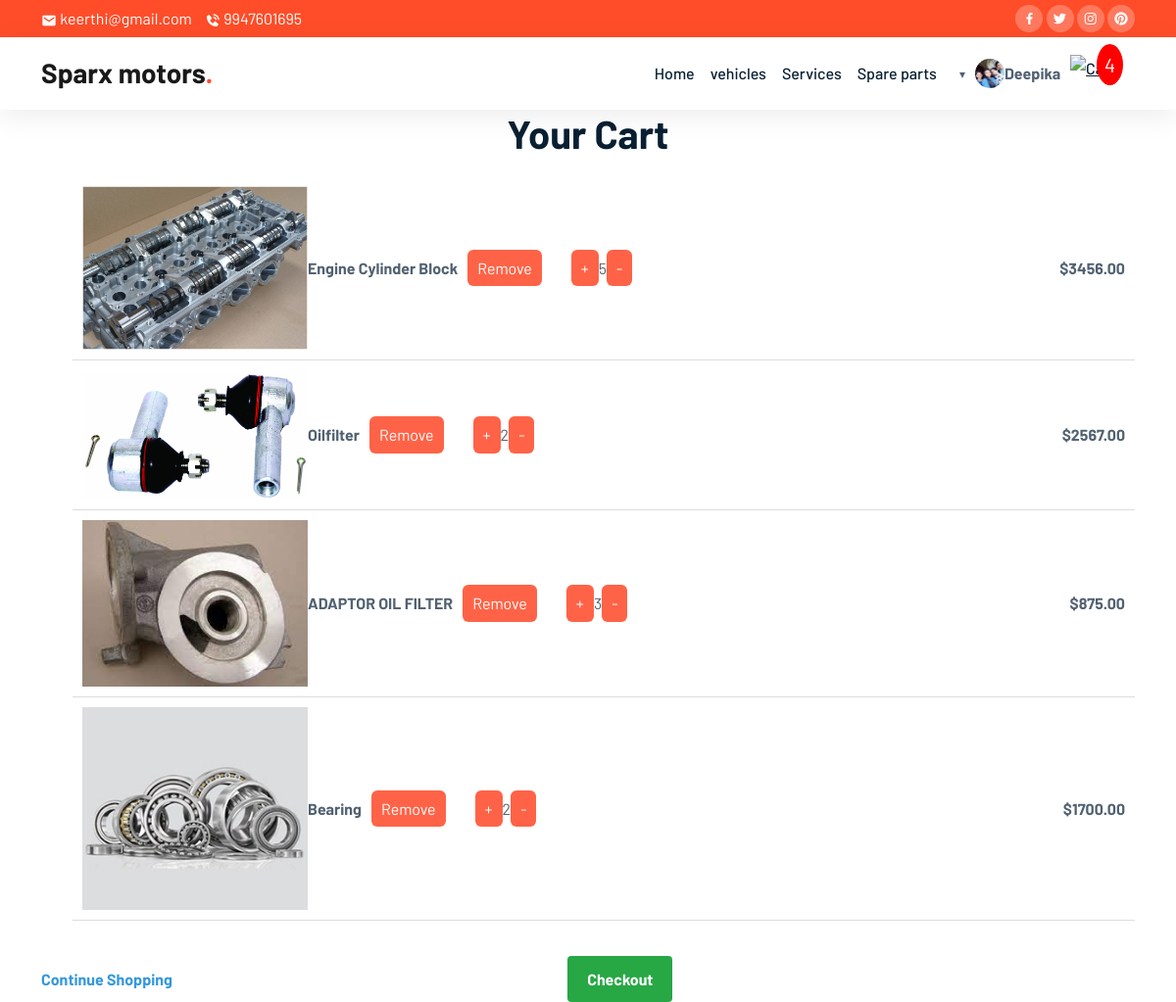
/view_cart/ (signed in), run on the app's committed database.
### partsapp/models.py (models this page shows, shortened)
class UserProfile(models.Model):
    user = models.OneToOneField(CustomUser, on_delete=models.CASCADE)
    image = models.ImageField(upload_to='profile_images/', blank=True, null=True)
    first_name = models.CharField(max_length=255, blank=True, null=True)
    last_name = models.CharField(max_length=255, blank=True, null=True)
    phone_number = models.CharField(max_length=15, blank=True, null=True)
    address = models.TextField(blank=True, null=True)
    pincode = models.CharField(max_length=10, blank=True, null=True)
    city = models.CharField(max_length=50, blank=True, null=True)
    state = models.CharField(max_length=50, blank=True, null=True)

class CustomUser(AbstractUser):
    phone_number = models.CharField(max_length=15, blank=True, null=True)
    address = models.TextField(blank=True)
    role = models.CharField(max_length=100,default="")

class CartItem1(models.Model):
    cart = models.ForeignKey('Cart', on_delete=models.CASCADE)
    product = models.ForeignKey('Parts', on_delete=models.CASCADE)
    quantity = models.PositiveIntegerField(default=1)

class Parts(models.Model):
    partsname = models.CharField(max_length=100)
    description = models.TextField()
    price = models.DecimalField(max_digits=10, decimal_places=2)
    parts_image = models.ImageField(upload_to='part_images/')
    quantity = models.PositiveIntegerField(default=0)
    categories = models.CharField(max_length=100, null=True, blank=True, default='Uncategorized')
    discount = models.DecimalField(max_digits=5, decimal_places=2, default=0.0)
    additional_details = models.TextField(blank=True, null=True)

### partsapp/views.py (the view)
# urls.py: path('view_cart/', views.view_cart, name='view_cart'),
@login_required(login_url='login')
def view_cart(request):
    user_profile = UserProfile.objects.get(user=request.user)
    cart = request.user.cart
    cart_items = CartItem1.objects.filter(cart=cart)
    return render(request, 'view_cart.html', {'cart_items': cart_items,'user_profile': user_profile,})

### templates/view_cart.html (shortened to what this page needs)
{% load static %}
<!doctype html>
<html lang="en">
<head>
    <link rel="stylesheet" href="{% static 'css/bootstrap.min.css' %}">
    <link rel="stylesheet" href="{% static 'css/owl.carousel.min.css' %}">
    <link rel="stylesheet" href="{% static 'css/owl.theme.default.min.css' %}">
    <link href='https://unpkg.com/boxicons@2.1.1/css/boxicons.min.css' rel='stylesheet'>
    <link rel="stylesheet" href="{% static 'css/style.css' %}">
    <link href="https://cdnjs.cloudflare.com/ajax/libs/font-awesome/5.15.4/css/all.min.css" rel="stylesheet">
</head>
<body data-bs-spy="scroll" data-bs-target=".navbar" data-bs-offset="70">
    <div class="top-nav" id="home">
        <div class="container">
            <div class="row justify-content-between">
                <div class="col-auto">
                    <p> <i class='bx bxs-envelope'></i> keerthi@gmail.com</p>
                    <p> <i class='bx bxs-phone-call'></i> 9947601695</p>
                </div>
                <div class="col-auto social-icons">
                    <a href="#"><i class='bx bxl-facebook'></i></a>
                    <a href="#"><i class='bx bxl-twitter'></i></a>
                    <a href="#"><i class='bx bxl-instagram'></i></a>
                    <a href="#"><i class='bx bxl-pinterest'></i></a>
                </div>
            </div>
        </div>
    </div>
    <nav class="navbar navbar-expand-lg navbar-light bg-white sticky-top">
        <div class="container">
            <a class="navbar-brand" href="#">Sparx motors<span class="dot">.</span></a>
            <div class="collapse navbar-collapse" id="navbarNav">
                <ul class="navbar-nav ms-auto">
                {% if user.is_authenticated %}
                    <li class="nav-item">
                        <a class="nav-link" href="#home">Home</a>
                    </li>
                    <li class="nav-item">
                        <a class="nav-link" href="#about">vehicles</a>
                    </li>
                    <li class="nav-item">
                        <a class="nav-link" href="{% url 'booking' %}">Services</a>
                    </li>
                    <li class="nav-item">
                        <a class="nav-link">Spare parts</a>
                    </li>
                    <li class="nav-item" style="display: flex; align-items: center;">
                        <div id="user-dropdown" class="user-profile">
                            {% if request.session.profile_image_updated %}
                                <img src="{{ user_profile.image.url }}" alt="" class="profile-image">
                            {% else %}
                                <img src="{% static 'img/img2.png' %}" alt="" class="profile-image">
                            {% endif %}
                            <strong style="font-weight: bold;">{{ user.username }}</strong>
                        </div>
                    </li>
                    {% if user.is_authenticated %}
                    <div class="cart-icon">
                    <a href="{% url 'view_cart' %}" class="view-cart-link">
                    <img src="{% static 'img/cart.png' %}" alt="Cart">
                </a>
                    {% if cart_count == 0 %}
                        <span></span>
                    {% else %}
                     <span class="cart-count">{{ cart_count }}</span>
                    {% endif %}
                </div>
                {% endif %}
                {% endif %}
                </ul>
            </div>
        </div>
    </nav>
{% load static %}
<html>
<head>
<body>
<div class="container">
    <div class="cart-header">
        <h1>Your Cart</h1>
    </div>
    <ul>
        {% for item in cart_items %}
        <li class="cart-item">
            <div class="cart-item-details">
                <div class="cart-item-image">
                    <img src="{{ item.product.parts_image.url }}" alt="{{ item.product.partsname }} Image">
                </div>
            <div class="cart-item-quantity">
                <div class="cart-item-name">{{ item.product.partsname }}</div>
                <form action="{% url 'remove_from_cart' item.product.id %}" method="post">
                    <button class="remove-from-cart-btn" type="submit">Remove</button>
                </form>
            </div>
                <form action="{% url 'increase-cart-item' item.product.id %}" method="post">
                    <button class="quantity-btn increase-quantity" type="submit">+</button>
                </form>
                <span class="item-quantity">{{ item.quantity }}</span>
                <form action="{% url 'decrease-cart-item' item.product.id %}" method="post">
                    <button class="quantity-btn decrease-quantity" type="submit">-</button>
                </form>
            </div>
            <div class="cart-item-price" data-price="{{ item.product.price }}">
                ${{ item.product.price }}
            </div>
        </li>
        {% endfor %}
    </ul>
    <a class="continue-shopping-link" href="{% url 'partsorder' %}">Continue Shopping</a>
    <a class="checkout-button" href="{% url 'checkout' %}">Checkout</a>
</div>
</body>
</html>

### static/css/style.css (style rules this page uses)
:root { --brand: #ff4d29; --dark: #092032; --body: #516171; --border: rgba(0,0,0,0.08); --shadow: 0px 6px 30px rgba(0, 0, 0, 0.08); }
body { font-family: "Barlow", sans-serif; color: var(--body); line-height: 1.7; }
h1,h2,h3,h4,h5,h6, .display-1,.display-2,.display-3,.display-4 { font-weight: 700; color: var(--dark); }
img { width: 100%; }
a { color: var(--dark); transition: all 0.4s ease; font-weight: 500; }
.top-nav { background-color: var(--brand); color: #fff; padding-top: 5px; padding-bottom: 5px; }
.top-nav p { display: inline-block; margin-bottom: 0; margin-right: 10px; }
.top-nav span, .top-nav i { vertical-align: middle; }
.navbar { box-shadow: var(--shadow); }
.social-icons a { width: 28px; height: 28px; display: inline-flex; color: #fff; background-color: rgba(255, 255, 255, 0.25); text-decoration: none; align-items: center; justify-content: center; border-radius: 100px; }
.navbar .navbar-nav .nav-link { color: var(--dark); }
.navbar-brand { font-size: 28px; font-weight: 700; }
.navbar-brand .dot { color: var(--brand); }

### data on the page
UserProfile: image (picture)
CustomUser: username "Deepika"
CartItem1: product.parts_image (picture), product.partsname "Engine Cylinder Block", quantity "5", product.price "3456.00"
CartItem1: product.parts_image (picture), product.partsname "Oilfilter", quantity "2", product.price "2567.00"
CartItem1: product.parts_image (picture), product.partsname "ADAPTOR OIL FILTER", quantity "3", product.price "875.00"
CartItem1: product.parts_image (picture), product.partsname "Bearing", quantity "2", product.price "1700.00"
